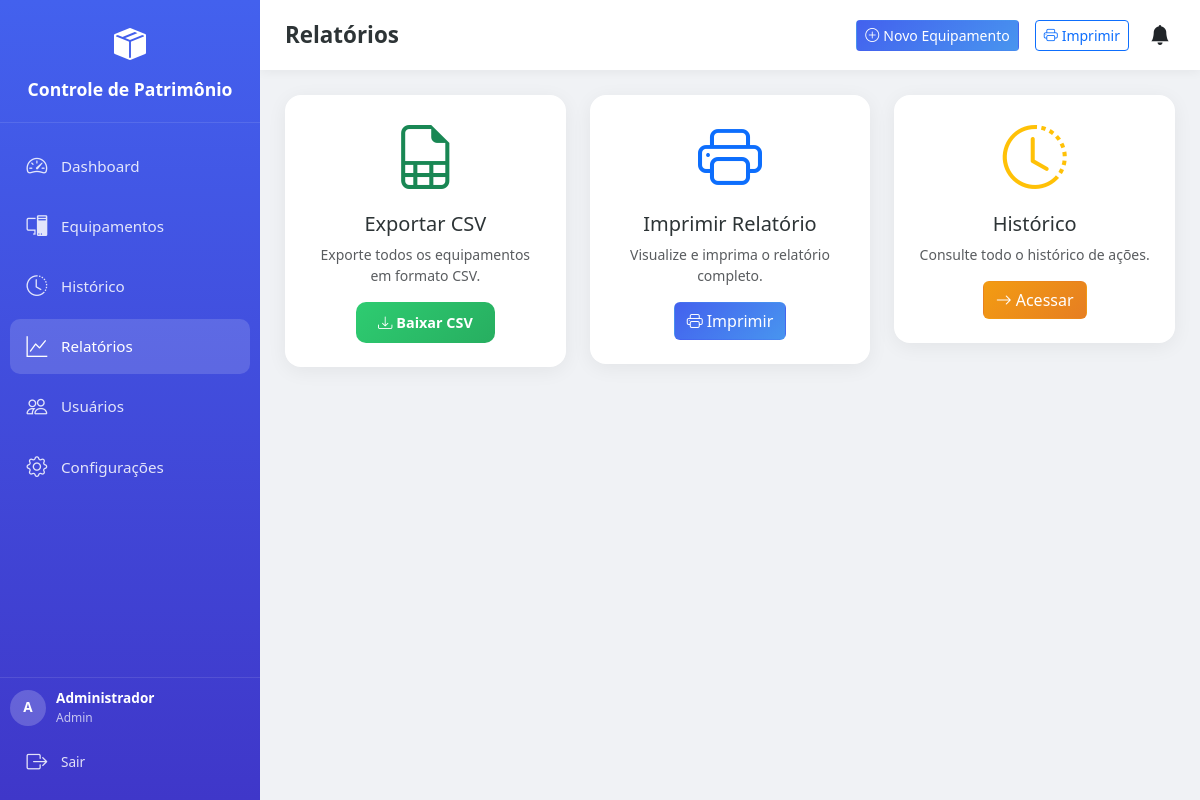
Page /relatorios (signed in) on the committed database.
### app/models/models.py (models this page shows, shortened)
class Configuracao(db.Model):
    __tablename__ = 'configuracoes'
    id = db.Column(db.Integer, primary_key=True)
    nome_empresa = db.Column(db.String(200), default='Controle de Patrimônio')
    logo = db.Column(db.String(200), nullable=True)
    dias_lembrete_manutencao = db.Column(db.String(50), default='30,15,7,1')
    tema = db.Column(db.String(20), default='claro')
    data_atualizacao = db.Column(db.DateTime, default=datetime.now, onupdate=datetime.now)

class Usuario(UserMixin, db.Model):
    __tablename__ = 'usuarios'
    id = db.Column(db.Integer, primary_key=True)
    nome = db.Column(db.String(100), nullable=False)
    username = db.Column(db.String(50), unique=True, nullable=False)
    email = db.Column(db.String(120), unique=True, nullable=False)
    password_hash = db.Column(db.String(256), nullable=False)
    is_admin = db.Column(db.Boolean, default=False)
    ativo = db.Column(db.Boolean, default=True)
    data_criacao = db.Column(db.DateTime, default=datetime.now)
    equipamentos = db.relationship('Equipamento', backref='usuario_cadastro', lazy=True)

### app/routes/main.py (the view)
@bp.route('/relatorios')
@login_required
def relatorios():
    config = Configuracao.query.first()
    return render_template('relatorios.html', config=config)

### app/__init__.py (called while the page is built)
def create_app():
    app = Flask(__name__)
    app.config.from_object(Config)
    db.init_app(app)
    login_manager.init_app(app)
    login_manager.login_view = 'auth.login'
    login_manager.login_message = 'Por favor, faça login para acessar esta página.'
    login_manager.login_message_category = 'warning'
    with app.app_context():
        from app.routes import auth, main, api, admin
        app.register_blueprint(auth.bp)
        app.register_blueprint(main.bp)
        app.register_blueprint(api.bp, url_prefix='/api')
        app.register_blueprint(admin.bp, url_prefix='/admin')
        db.create_all()
        criar_admin_padrao()
        criar_config_padrao()
    @app.context_processor
    def inject_date():
        from datetime import date
        return dict(date=date)
    return app

### app/routes/auth.py (called while the page is built)
@login_manager.user_loader
def load_user(user_id):
    return Usuario.query.get(int(user_id))

### app/templates/relatorios.html (shortened to what this page needs)
{% extends "base.html" %}
{% block page_title %}Relatórios{% endblock %}
{% block content %}
<div class="row g-3 g-lg-4">
    <div class="col-md-4">
        <div class="card-modern p-3 p-md-4 text-center">
            <i class="bi bi-file-earmark-spreadsheet display-3 text-success"></i>
            <h5 class="mt-3">Exportar CSV</h5>
            <p class="text-muted small">Exporte todos os equipamentos em formato CSV.</p>
            <a href="{{ url_for('main.exportar_csv') }}" class="btn btn-success-modern"><i class="bi bi-download me-1"></i>Baixar CSV</a>
        </div>
    </div>
    <div class="col-md-4">
        <div class="card-modern p-3 p-md-4 text-center">
            <i class="bi bi-printer display-3 text-primary"></i>
            <h5 class="mt-3">Imprimir Relatório</h5>
            <p class="text-muted small">Visualize e imprima o relatório completo.</p>
            <a href="{{ url_for('main.impressao') }}" target="_blank" class="btn btn-primary-modern"><i class="bi bi-printer me-1"></i>Imprimir</a>
        </div>
    </div>
    <div class="col-md-4">
        <div class="card-modern p-3 p-md-4 text-center">
            <i class="bi bi-clock-history display-3 text-warning"></i>
            <h5 class="mt-3">Histórico</h5>
            <p class="text-muted small">Consulte todo o histórico de ações.</p>
            <a href="{{ url_for('main.historico') }}" class="btn btn-warning-modern"><i class="bi bi-arrow-right me-1"></i>Acessar</a>
        </div>
    </div>
</div>
{% endblock %}

### app/templates/base.html (shortened to what this page needs)
<!DOCTYPE html>
<html lang="pt-BR" data-theme="{{ config.tema if config else 'claro' }}">
<head>
    <link href="https://cdn.jsdelivr.net/npm/bootstrap@5.3.2/dist/css/bootstrap.min.css" rel="stylesheet">
    <link rel="stylesheet" href="https://cdn.jsdelivr.net/npm/bootstrap-icons@1.11.1/font/bootstrap-icons.css">
    <link rel="stylesheet" href="/static/css/style.css">
</head>
<body>
    {% if current_user.is_authenticated %}
    <nav class="sidebar" id="sidebar">
        <div class="sidebar-header">
            <div class="logo-icon"><i class="bi bi-box-seam-fill"></i></div>
            <div class="logo-text">{{ config.nome_empresa if config else 'Patrimônio' }}</div>
        </div>
        <div class="sidebar-nav">
            <div class="nav-item">
                <a href="{{ url_for('main.dashboard') }}" class="nav-link {% if request.endpoint == 'main.dashboard' %}active{% endif %}">
                    <i class="bi bi-speedometer2"></i>
                    <span class="nav-text">Dashboard</span>
                </a>
            </div>
            <div class="nav-item">
                <a href="{{ url_for('main.equipamentos') }}" class="nav-link {% if request.endpoint.startswith('main.equipamento') %}active{% endif %}">
                    <i class="bi bi-pc-display"></i>
                    <span class="nav-text">Equipamentos</span>
                </a>
            </div>
            {% if current_user.is_admin %}
            <div class="nav-item">
                <a href="{{ url_for('main.historico') }}" class="nav-link {% if request.endpoint == 'main.historico' %}active{% endif %}">
                    <i class="bi bi-clock-history"></i>
                    <span class="nav-text">Histórico</span>
                </a>
            </div>
            {% endif %}
            <div class="nav-item">
                <a href="{{ url_for('main.relatorios') }}" class="nav-link {% if request.endpoint == 'main.relatorios' %}active{% endif %}">
                    <i class="bi bi-graph-up"></i>
                    <span class="nav-text">Relatórios</span>
                </a>
            </div>
            {% if current_user.is_admin %}
            <div class="nav-item">
                <a href="{{ url_for('admin.usuarios') }}" class="nav-link {% if request.endpoint.startswith('admin.') %}active{% endif %}">
                    <i class="bi bi-people"></i>
                    <span class="nav-text">Usuários</span>
                </a>
            </div>
            <div class="nav-item">
                <a href="{{ url_for('admin.configuracoes') }}" class="nav-link {% if request.endpoint == 'admin.configuracoes' %}active{% endif %}">
                    <i class="bi bi-gear"></i>
                    <span class="nav-text">Configurações</span>
                </a>
            </div>
            {% endif %}
        </div>
        <div class="sidebar-footer">
            <div class="user-info">
                <div class="user-avatar">{{ current_user.nome[0] }}</div>
                <div>
                    <div style="font-weight:600;">{{ current_user.nome }}</div>
                    <div style="opacity:0.7; font-size:0.75rem;">{{ 'Admin' if current_user.is_admin else 'Usuário' }}</div>
                </div>
            </div>
            <a href="{{ url_for('auth.logout') }}" class="nav-link mt-2" style="font-size:0.85rem;">
                <i class="bi bi-box-arrow-right"></i>
                <span class="nav-text">Sair</span>
            </a>
        </div>
    </nav>
    {% endif %}
    <div class="main-content">
        {% if current_user.is_authenticated %}
        <div class="topbar no-print">
            <h1 class="page-title">{% block page_title %}Dashboard{% endblock %}</h1>
            <div class="d-flex align-items-center gap-2 gap-md-3">
                <a href="{{ url_for('main.equipamento_novo') }}" class="btn btn-sm btn-primary-modern no-print d-none d-md-inline-flex">
                    <i class="bi bi-plus-circle me-1"></i> Novo Equipamento
                </a>
                <a href="{{ url_for('main.impressao') }}" target="_blank" class="btn btn-sm btn-outline-primary no-print d-none d-md-inline-flex">
                    <i class="bi bi-printer me-1"></i> Imprimir
                </a>
                <div class="dropdown no-print">
                    <button class="btn btn-link text-dark position-relative p-1" data-bs-toggle="dropdown">
                        <i class="bi bi-bell-fill fs-5"></i>
                    </button>
                </div>
            </div>
        </div>
        {% endif %}
        <div class="content-area">
            {% block content %}{% endblock %}
        </div>
    </div>
</body>
</html>

### app/static/css/style.css (style rules this page uses)
.btn-success-modern { background: linear-gradient(135deg, #2ecc71, #27ae60); color: white; border: none; border-radius: 10px; padding: 10px 22px; font-weight: 600; font-size: 0.9rem; transition: all 0.2s; }
.card-modern { animation: slideUp 0.4s ease forwards; }

### app/templates/base.html (style rules this page uses)
:root { --primary: #4361ee; --primary-light: #4895ef; --secondary: #3f37c9; --success: #4cc9f0; --danger: #f72585; --warning: #f9c74f; --info: #90e0ef; --light: #f8f9fa; --dark: #212529; --bg-body: #f0f2f5; --bg-card: #ffffff; --text-main: #2d3436; --text-muted: #636e72; --border-color: #dfe6e9; --sidebar-width: 260px; --sidebar-collapsed: 70px; }
* { box-sizing: border-box; }
body { font-family: 'Segoe UI', system-ui, -apple-system, sans-serif; background: var(--bg-body); color: var(--text-main); min-height: 100vh; overflow-x: hidden; -webkit-text-size-adjust: 100%; }
.sidebar { position: fixed; top: 0; left: 0; width: var(--sidebar-width); height: 100vh; background: linear-gradient(180deg, var(--primary) 0%, var(--secondary) 100%); color: white; z-index: 1000; transition: all 0.3s ease; display: flex; flex-direction: column; overflow-y: auto; -webkit-overflow-scrolling: touch; }
.sidebar-header { padding: 20px; text-align: center; border-bottom: 1px solid rgba(255,255,255,0.1); }
.logo-icon { font-size: 2rem; color: white; }
.logo-text { font-size: 1.1rem; font-weight: 700; margin-top: 8px; }
.sidebar-nav { flex: 1; padding: 15px 10px; }
.nav-item { margin-bottom: 5px; }
.nav-link { display: flex; align-items: center; padding: 12px 15px; color: rgba(255,255,255,0.85); text-decoration: none; border-radius: 10px; transition: all 0.2s; font-size: 0.95rem; }
.nav-link:hover, .nav-link.active { background: rgba(255,255,255,0.15); color: white; }
.nav-link i { font-size: 1.3rem; margin-right: 12px; min-width: 24px; text-align: center; }
.sidebar-footer { padding: 10px; border-top: 1px solid rgba(255,255,255,0.1); }
.user-info { display: flex; align-items: center; gap: 10px; font-size: 0.85rem; }
.user-avatar { width: 36px; height: 36px; border-radius: 50%; background: rgba(255,255,255,0.2); display: flex; align-items: center; justify-content: center; font-weight: bold; flex-shrink: 0; }
.main-content { margin-left: var(--sidebar-width); min-height: 100vh; transition: margin-left 0.3s ease; padding-bottom: 80px; }
.topbar { background: var(--bg-card); padding: 15px 25px; display: flex; align-items: center; justify-content: space-between; box-shadow: 0 2px 10px rgba(0,0,0,0.05); position: sticky; top: 0; z-index: 100; gap: 10px; }
.page-title { font-size: 1.4rem; font-weight: 700; color: var(--text-main); margin: 0; white-space: nowrap; overflow: hidden; text-overflow: ellipsis; }
.content-area { padding: 25px; }
.card-modern { background: var(--bg-card); border: none; border-radius: 16px; box-shadow: 0 4px 20px rgba(0,0,0,0.06); transition: transform 0.2s, box-shadow 0.2s; }
.btn-primary-modern { background: linear-gradient(135deg, var(--primary), var(--primary-light)); color: white; }
.btn-success-modern { background: linear-gradient(135deg, #2ecc71, #27ae60); color: white; }
.btn-warning-modern { background: linear-gradient(135deg, #f39c12, #e67e22); color: white; }

### rows in the picture
Configuracao: nome_empresa "Controle de Patrimônio"
Usuario: nome "A", nome "Administrador", is_admin "Admin"
